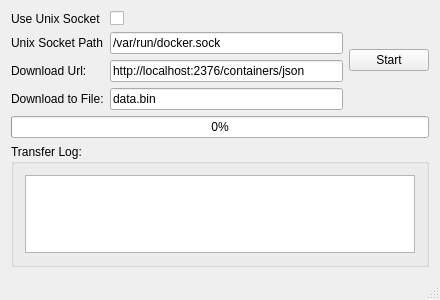
<?xml version="1.0" encoding="UTF-8"?>
<ui version="4.0">
 <class>MainWindow</class>
 <widget class="QMainWindow" name="MainWindow">
  <property name="geometry">
   <rect>
    <x>0</x>
    <y>0</y>
    <width>440</width>
    <height>300</height>
   </rect>
  </property>
  <property name="sizePolicy">
   <sizepolicy hsizetype="Preferred" vsizetype="Preferred">
    <horstretch>0</horstretch>
    <verstretch>0</verstretch>
   </sizepolicy>
  </property>
  <property name="maximumSize">
   <size>
    <width>16777215</width>
    <height>16777215</height>
   </size>
  </property>
  <property name="windowTitle">
   <string>qtcurl Downloader Example</string>
  </property>
  <widget class="QWidget" name="centralWidget">
   <layout class="QVBoxLayout" name="verticalLayout">
    <item>
     <layout class="QHBoxLayout" name="controlsLayout">
      <item>
       <layout class="QFormLayout" name="inputFieldsLayout">
        <property name="fieldGrowthPolicy">
         <enum>QFormLayout::ExpandingFieldsGrow</enum>
        </property>
        <item row="0" column="0">
         <widget class="QLabel" name="urlLabel">
          <property name="text">
           <string>Use Unix Socket</string>
          </property>
         </widget>
        </item>
        <item row="0" column="1">
         <widget class="QCheckBox" name="useUnixSocket">
         </widget>
        </item>
        <item row="1" column="0">
         <widget class="QLabel" name="unixSocketPathLabel">
          <property name="text">
           <string>Unix Socket Path</string>
          </property>
         </widget>
        </item>
        <item row="1" column="1">
         <widget class="QLineEdit" name="unixSocketPath">
          <property name="text">
           <string>/var/run/docker.sock</string>
          </property>
         </widget>
        </item>
        <item row="2" column="0">
         <widget class="QLabel" name="urlLabel">
          <property name="text">
           <string>Download Url:</string>
          </property>
         </widget>
        </item>
        <item row="2" column="1">
         <widget class="QLineEdit" name="urlEdit">
          <property name="text">
           <string>http://localhost:2376/containers/json</string>
          </property>
         </widget>
        </item>
        <item row="3" column="0">
         <widget class="QLabel" name="fileNameLabel">
          <property name="text">
           <string>Download to File:</string>
          </property>
         </widget>
        </item>
        <item row="3" column="1">
         <widget class="QLineEdit" name="fileNameEdit">
          <property name="sizePolicy">
           <sizepolicy hsizetype="Expanding" vsizetype="Fixed">
            <horstretch>0</horstretch>
            <verstretch>0</verstretch>
           </sizepolicy>
          </property>
          <property name="text">
           <string>data.bin</string>
          </property>
         </widget>
        </item>
       </layout>
      </item>
      <item>
       <widget class="QPushButton" name="startStopButton">
        <property name="sizePolicy">
         <sizepolicy hsizetype="Fixed" vsizetype="Fixed">
          <horstretch>0</horstretch>
          <verstretch>0</verstretch>
         </sizepolicy>
        </property>
        <property name="text">
         <string>Start</string>
        </property>
       </widget>
      </item>
     </layout>
    </item>
    <item>
     <widget class="QProgressBar" name="progressBar">
      <property name="maximum">
       <number>1024</number>
      </property>
      <property name="value">
       <number>0</number>
      </property>
     </widget>
    </item>
    <item>
     <widget class="QGroupBox" name="transferLogBox">
      <property name="title">
       <string>Transfer Log:</string>
      </property>
      <layout class="QVBoxLayout" name="verticalLayout_2">
       <item>
        <widget class="QPlainTextEdit" name="transferLog"/>
       </item>
      </layout>
     </widget>
    </item>
   </layout>
  </widget>
  <widget class="QStatusBar" name="statusBar"/>
 </widget>
 <layoutdefault spacing="6" margin="11"/>
 <resources/>
 <connections/>
</ui>
